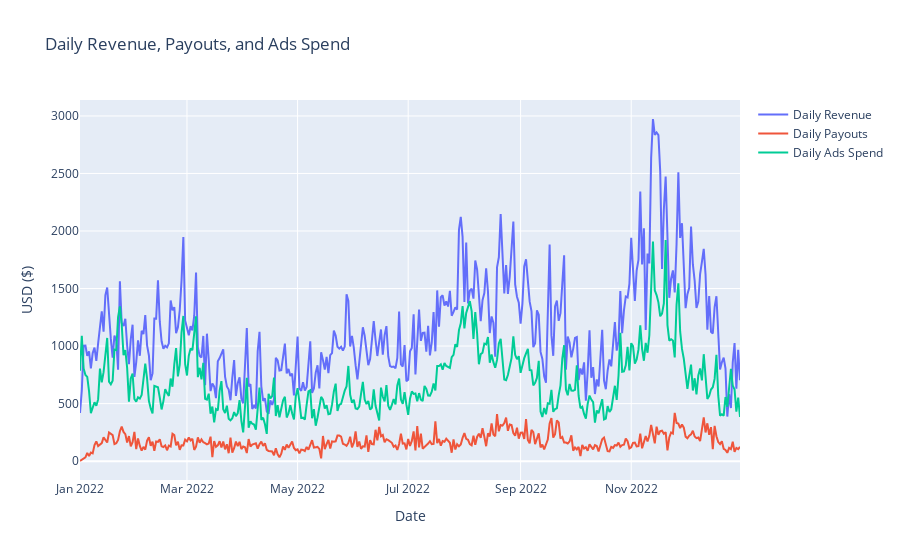

The code cell stored with this chart in its notebook:
### Code cell
# Visualize daily revenue, daily payouts, and daily ads_spend as a line chart using plotly express
import plotly.graph_objects as go

fig = go.Figure()
fig.add_scatter(x=revenue_by_date['event_date'], y=revenue_by_date['daily_revenue'], mode='lines', name='Daily Revenue')
fig.add_scatter(x=payouts_by_date['event_date'], y=payouts_by_date['daily_payouts'], mode='lines', name='Daily Payouts')
fig.add_scatter(x=ads_by_date['event_date'], y=ads_by_date['daily_ads_spend'], mode='lines', name='Daily Ads Spend')
# Set title and axis labels for the chart.
fig.update_layout(title_text='Daily Revenue, Payouts, and Ads Spend', xaxis_title='Date', yaxis_title='USD ($)')
fig.show()

### Figure 1 — Plotly figure (JSON) as saved in the notebook; plotly's stock layout.template omitted (floating-point values rounded to 4 significant figures; data arrays with more than 128 entries replaced by an {"elided": "..."} marker saying what was removed)
{"data": [{"mode": "lines", "name": "Daily Revenue", "type": "scatter", "x": {"elided": "365 str values"}, "y": {"elided": "365 float values"}}, {"mode": "lines", "name": "Daily Payouts", "type": "scatter", "x": {"elided": "365 str values"}, "y": {"elided": "365 float values"}}, {"mode": "lines", "name": "Daily Ads Spend", "type": "scatter", "x": {"elided": "365 str values"}, "y": {"elided": "365 float values"}}], "layout": {"title": {"text": "Daily Revenue, Payouts, and Ads Spend"}, "xaxis": {"title": {"text": "Date"}}, "yaxis": {"title": {"text": "USD ($)"}}}}
